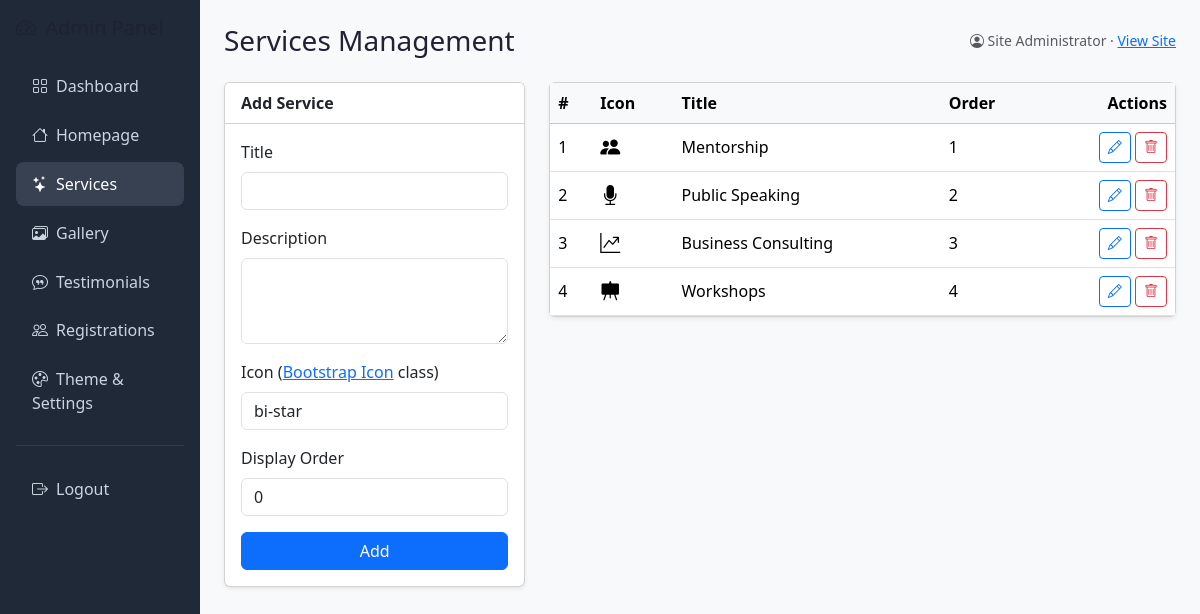
The app's page /admin/services.php (signed in) with its own data.
### tables this page shows
CREATE TABLE IF NOT EXISTS `services` (
  `id`            INT UNSIGNED NOT NULL AUTO_INCREMENT,
  `tenant_id`     INT UNSIGNED NOT NULL,
  `title`         VARCHAR(150) NOT NULL,
  `description`   TEXT NULL,
  `icon`          VARCHAR(80) NOT NULL DEFAULT 'bi-star',
  `display_order` INT NOT NULL DEFAULT 0,
  `created_at`    TIMESTAMP NOT NULL DEFAULT CURRENT_TIMESTAMP,
  PRIMARY KEY (`id`),
  KEY `idx_service_tenant` (`tenant_id`),
  CONSTRAINT `fk_service_tenant` FOREIGN KEY (`tenant_id`)
    REFERENCES `tenants` (`id`) ON DELETE CASCADE
);

### config/functions.php (called while the page is built, shortened)
<?php
require_once __DIR__ . '/db.php';
function e(?string $value): string
{
    return htmlspecialchars((string) $value, ENT_QUOTES, 'UTF-8');
}

### config/db.php (called while the page is built, shortened)
<?php
function db(): PDO
{
    static $pdo = null;
    if ($pdo === null) {
        $dsn = sprintf('mysql:host=%s;dbname=%s;charset=%s', DB_HOST, DB_NAME, DB_CHARSET);
        $options = [
            PDO::ATTR_ERRMODE            => PDO::ERRMODE_EXCEPTION,
            PDO::ATTR_DEFAULT_FETCH_MODE => PDO::FETCH_ASSOC,
            PDO::ATTR_EMULATE_PREPARES   => false,
        ];
        try {
            $pdo = new PDO($dsn, DB_USER, DB_PASS, $options);
        } catch (PDOException $e) {
            http_response_code(500);
            exit('Database connection failed. Please try again later.');
        }
    }
    return $pdo;
}

### admin/services.php (the view, shortened to what this page needs)
<?php
require_once __DIR__ . '/../config/functions.php';
$tid = admin_tenant_id();
$edit = null;
$rows = db()->prepare('SELECT * FROM services WHERE tenant_id=? ORDER BY display_order,id');
$rows->execute([$tid]);
$rows = $rows->fetchAll();
include __DIR__ . '/inc/header.php';
?>
<div class="row g-4">
  <div class="col-lg-4">
    <div class="card shadow-sm">
      <div class="card-header bg-white"><strong><?= $edit ? 'Edit' : 'Add' ?> Service</strong></div>
      <div class="card-body">
        <form method="post">
          <div class="mb-3"><label class="form-label">Title</label>
            <input class="form-control" name="title" required value="<?= e($edit['title'] ?? '') ?>"></div>
          <div class="mb-3"><label class="form-label">Description</label>
            <textarea class="form-control" name="description" rows="3"><?= e($edit['description'] ?? '') ?></textarea></div>
          <div class="mb-3"><label class="form-label">Icon
              (<a href="https://icons.getbootstrap.com/" target="_blank">Bootstrap Icon</a> class)</label>
            <input class="form-control" name="icon" value="<?= e($edit['icon'] ?? 'bi-star') ?>" placeholder="bi-star"></div>
          <div class="mb-3"><label class="form-label">Display Order</label>
            <input type="number" class="form-control" name="display_order" value="<?= e((string)($edit['display_order'] ?? 0)) ?>"></div>
          <button class="btn btn-primary w-100"><?= $edit ? 'Update' : 'Add' ?></button>
        </form>
      </div>
    </div>
  </div>
  <div class="col-lg-8">
    <div class="card shadow-sm">
      <div class="table-responsive">
        <table class="table table-hover align-middle mb-0">
          <thead class="table-light"><tr><th>#</th><th>Icon</th><th>Title</th><th>Order</th><th class="text-end">Actions</th></tr></thead>
          <tbody>
          <?php foreach ($rows as $r): ?>
            <tr>
              <td><?= (int)$r['id'] ?></td>
              <td><i class="bi <?= e($r['icon']) ?> fs-5"></i></td>
              <td><?= e($r['title']) ?></td>
              <td><?= (int)$r['display_order'] ?></td>
              <td class="text-end">
                <a href="?edit=<?= (int)$r['id'] ?>" class="btn btn-sm btn-outline-primary"><i class="bi bi-pencil"></i></a>
                <form method="post" class="d-inline" onsubmit="return confirm('Delete this service?')">
                  <button class="btn btn-sm btn-outline-danger"><i class="bi bi-trash"></i></button>
                </form>
              </td>
            </tr>
          <?php endforeach; ?>
          </tbody>
        </table>
      </div>
    </div>
  </div>
</div>
<?php include __DIR__ . '/inc/footer.php'; ?>

### assets/css/style.css (style rules this page uses)
:root { --brand-primary:#E8112D; --brand-secondary:#F2867D; --surface-pink:#FCEDEA; --nav-bg:#0d0d0f; --heading:#1f2233; }
body { font-family:"Poppins","Segoe UI",system-ui,-apple-system,sans-serif;color:#3a3a44; }

### records on screen
services: id "1", title "Mentorship", display_order "1"
services: id "2", title "Public Speaking", display_order "2"
services: id "3", title "Business Consulting", display_order "3"
services: id "4", title "Workshops", display_order "4"

### other values on screen
$page_heading "Services Management"
$admin['name'] "Site Administrator"
